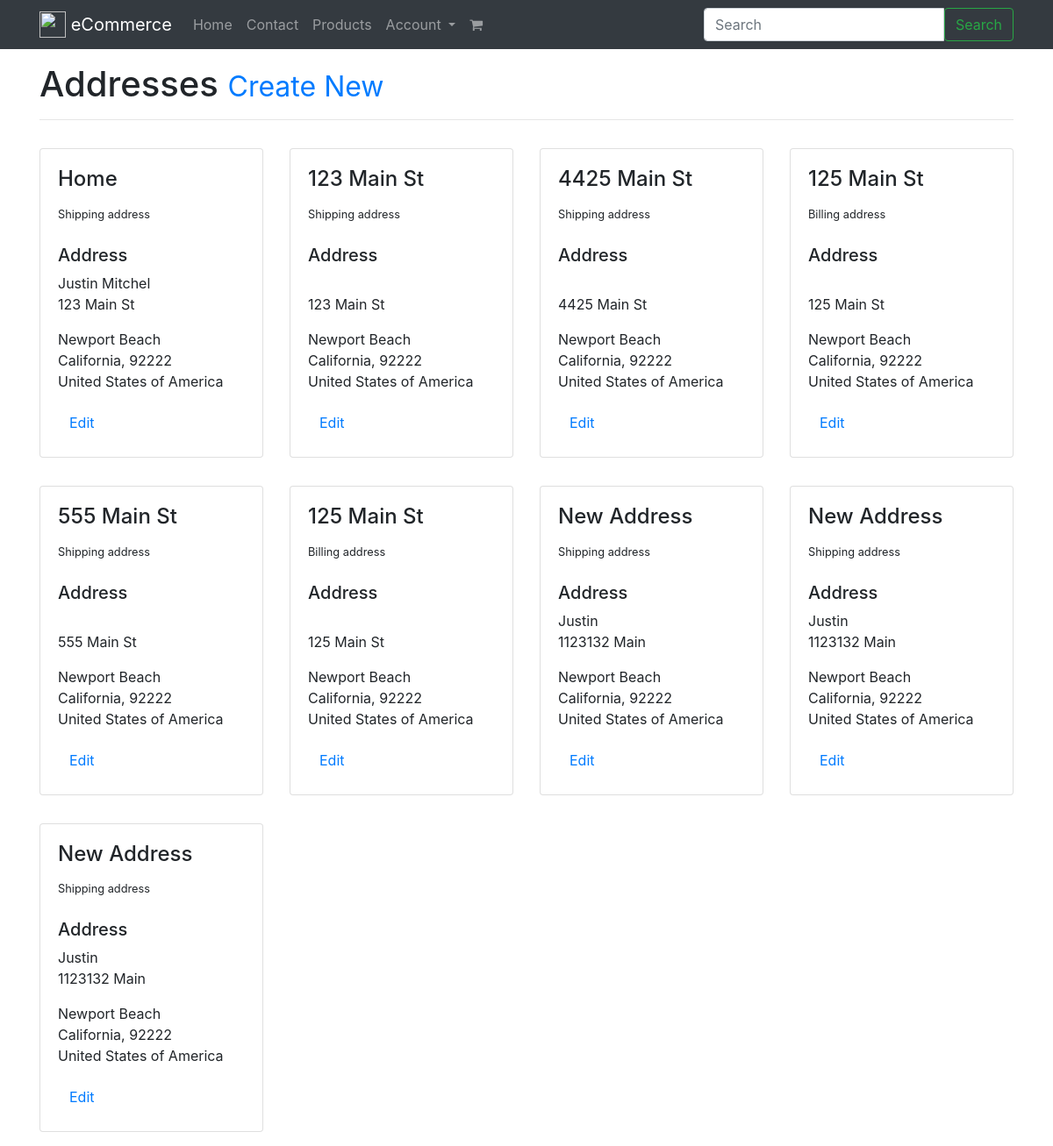
The app's page /addresses/ (signed in) with its own data.
### addresses/models.py (models this page shows, shortened)
class Address(models.Model):
    billing_profile = models.ForeignKey(BillingProfile)
    name            = models.CharField(max_length=120, null=True, blank=True, help_text='Shipping to? Who is it for?')
    nickname        = models.CharField(max_length=120, null=True, blank=True, help_text='Internal Reference Nickname')
    address_type    = models.CharField(max_length=120, choices=ADDRESS_TYPES)
    address_line_1  = models.CharField(max_length=120)
    address_line_2  = models.CharField(max_length=120, null=True, blank=True)
    city            = models.CharField(max_length=120)
    country         = models.CharField(max_length=120, default='United States of America')
    state           = models.CharField(max_length=120)
    postal_code     = models.CharField(max_length=120)
    def __str__(self):
        if self.nickname:
            return str(self.nickname)
        return str(self.address_line_1)
    def get_absolute_url(self):
        return reverse("address-update", kwargs={"pk": self.pk})
    def get_address(self):
        return "{for_name}\n{line1}\n{line2}\n{city}\n{state}, {postal}\n{country}".format(
                for_name = self.name or "",
                line1 = self.address_line_1,
                line2 = self.address_line_2 or "",
                city = self.city,
                state = self.state,
                postal= self.postal_code,
                country = self.country
            )

### addresses/views.py (the view)
# urls.py: url(r'^addresses/$', AddressListView.as_view(), name='addresses'),
class AddressListView(LoginRequiredMixin, ListView):
    template_name = 'addresses/list.html'
    def get_queryset(self):
        request = self.request
        billing_profile, billing_profile_created = BillingProfile.objects.new_or_get(request)
        return Address.objects.filter(billing_profile=billing_profile)

### billing/models.py (called while the page is built)
    def new_or_get(self, request):
        user = request.user
        guest_email_id = request.session.get('guest_email_id')
        created = False
        obj = None
        if user.is_authenticated():
            obj, created = self.model.objects.get_or_create(
                            user=user, email=user.email)
        elif guest_email_id is not None:
            'guest user checkout; auto reloads payment stuff'
            guest_email_obj = GuestEmail.objects.get(id=guest_email_id)
            obj, created = self.model.objects.get_or_create(
                                            email=guest_email_obj.email)
        else:
            pass
        return obj, created

### addresses/templates/addresses/list.html
{% extends "base.html" %}
{% block content %}
<div class='row'>
<div class='col-12'>
<h1>Address{% if object_list.count > 1%}es{% endif %} <small><a href='{% url "address-create" %}'>Create New</a></small></h1>
<hr/>
</div>
</div>
<div class='row'>
        {% for obj in object_list %}
            <div class='col-12 col-md-3 my-3'>
                <div class="card">
                  <div class="card-body">
                    <h4 class="card-title">{{ obj }}</h4>
                     <small>{{ obj.get_address_type_display }}</small><br/>
                     <br/>
                     <h5>Address</h5>
                     {{ obj.get_address|linebreaks }}
                    <a href='{{ obj.get_absolute_url }}' class='btn btn-default'>Edit</a>
                  </div>
                </div>
            </div>
        {% empty %}
         <p class='lead text-center'><a href='{% url "address-create" %}'>Create New</a></p>
        {% endfor %}
</div>
{% endblock %}

### records on screen
Address: nickname "Home", address_type "Shipping address", get_address "Justin Mitchel 123 Main St Newport Beach California, 92222 United States of America"
Address: nickname+address_line_1 "123 Main St", address_type "Shipping address", get_address "123 Main St Newport Beach California, 92222 United States of America"
Address: nickname+address_line_1 "4425 Main St", address_type "Shipping address", get_address "4425 Main St Newport Beach California, 92222 United States of America"
Address: nickname+address_line_1 "125 Main St", address_type "Billing address", get_address "125 Main St Newport Beach California, 92222 United States of America"
Address: nickname+address_line_1 "555 Main St", address_type "Shipping address", get_address "555 Main St Newport Beach California, 92222 United States of America"
Address: nickname+address_line_1 "125 Main St", address_type "Billing address", get_address "125 Main St Newport Beach California, 92222 United States of America"
Address: nickname "New Address", address_type "Shipping address", get_address "Justin 1123132 Main Newport Beach California, 92222 United States of America"
Address: nickname "New Address", address_type "Shipping address", get_address "Justin 1123132 Main Newport Beach California, 92222 United States of America"
Address: nickname "New Address", address_type "Shipping address", get_address "Justin 1123132 Main Newport Beach California, 92222 United States of America"

### other values on screen
{{ brand_name }} "eCommerce"
